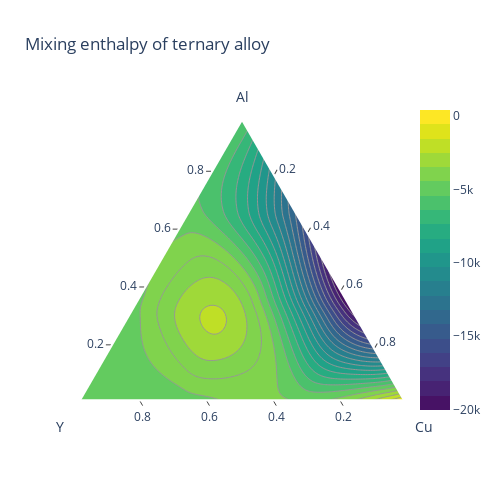

Notebook cell for this chart:
### Markdown cell above
<h4 id="Customized-ternary-contour-plot">Customized ternary contour plot<a class="anchor-link" href="#Customized-ternary-contour-plot">¶</a></h4>

### Code cell
import plotly.figure_factory as ff
import numpy as np
Al = np.array([0. , 0. , 0., 0., 1./3, 1./3, 1./3, 2./3, 2./3, 1.])
Cu = np.array([0., 1./3, 2./3, 1., 0., 1./3, 2./3, 0., 1./3, 0.])
Y = 1 - Al - Cu
# synthetic data for mixing enthalpy
# See https://pycalphad.org/docs/latest/examples/TernaryExamples.html
enthalpy = 2.e6 * (Al - 0.01) * Cu * (Al - 0.52) * (Cu - 0.48) * (Y - 1)**2 - 5000
fig = ff.create_ternary_contour(np.array([Al, Y, Cu]), enthalpy,
                                pole_labels=['Al', 'Y', 'Cu'],
                                interp_mode='cartesian',
                                ncontours=20,
                                colorscale='Viridis',
                                showscale=True,
                                title='Mixing enthalpy of ternary alloy')
fig.show()

### Figure 1 — Plotly figure (JSON) as saved in the notebook; plotly's stock layout.template omitted (floating-point values rounded to 4 significant figures; data arrays with more than 128 entries replaced by an {"elided": "..."} marker saying what was removed)
{"data": [{"a": [1, 0, 0], "b": [0, 1, 0], "c": [0, 0, 1], "fill": "toself", "fillcolor": "rgb(253.0, 231.0, 37.0)", "hoverinfo": "skip", "line": {"color": "rgb(150, 150, 150)", "shape": "spline", "width": 1}, "mode": "lines", "name": "408.000", "showlegend": true, "type": "scatterternary"}, {"a": {"elided": "602 float values"}, "b": {"elided": "602 float values"}, "c": {"elided": "602 float values"}, "fill": "toself", "fillcolor": "rgb(223.047619047619, 226.95238095238093, 27.285714285714278)", "hoverinfo": "skip", "line": {"color": "rgb(150, 150, 150)", "shape": "spline", "width": 1}, "mode": "lines", "name": "-564.849", "showlegend": true, "type": "scatterternary"}, {"a": {"elided": "608 float values"}, "b": {"elided": "608 float values"}, "c": {"elided": "608 float values"}, "fill": "toself", "fillcolor": "rgb(191.0446428571428, 222.51785714285714, 38.34821428571432)", "hoverinfo": "skip", "line": {"color": "rgb(150, 150, 150)", "shape": "spline", "width": 1}, "mode": "lines", "name": "-1537.698", "showlegend": true, "type": "scatterternary"}, {"a": {"elided": "615 float values"}, "b": {"elided": "615 float values"}, "c": {"elided": "615 float values"}, "fill": "toself", "fillcolor": "rgb(159.0892857142857, 217.28571428571428, 57.160714285714306)", "hoverinfo": "skip", "line": {"color": "rgb(150, 150, 150)", "shape": "spline", "width": 1}, "mode": "lines", "name": "-2510.547", "showlegend": true, "type": "scatterternary"}, {"a": {"elided": "624 float values"}, "b": {"elided": "624 float values"}, "c": {"elided": "624 float values"}, "fill": "toself", "fillcolor": "rgb(128.26785714285717, 210.91964285714286, 77.25892857142856)", "hoverinfo": "skip", "line": {"color": "rgb(150, 150, 150)", "shape": "spline", "width": 1}, "mode": "lines", "name": "-3483.396", "showlegend": true, "type": "scatterternary"}, {"a": {"elided": "691 float values"}, "b": {"elided": "691 float values"}, "c": {"elided": "691 float values"}, "fill": "toself", "fillcolor": "rgb(99.42857142857142, 202.57142857142856, 94.71428571428572)", "hoverinfo": "skip", "line": {"color": "rgb(150, 150, 150)", "shape": "spline", "width": 1}, "mode": "lines", "name": "-4456.245", "showlegend": true, "type": "scatterternary"}, {"a": {"elided": "615 float values"}, "b": {"elided": "615 float values"}, "c": {"elided": "615 float values"}, "fill": "toself", "fillcolor": "rgb(74.90178571428567, 192.99107142857142, 108.4732142857143)", "hoverinfo": "skip", "line": {"color": "rgb(150, 150, 150)", "shape": "spline", "width": 1}, "mode": "lines", "name": "-5429.093", "showlegend": true, "type": "scatterternary"}, {"a": {"elided": "563 float values"}, "b": {"elided": "563 float values"}, "c": {"elided": "563 float values"}, "fill": "toself", "fillcolor": "rgb(54.374999999999986, 182.75, 119.875)", "hoverinfo": "skip", "line": {"color": "rgb(150, 150, 150)", "shape": "spline", "width": 1}, "mode": "lines", "name": "-6401.942", "showlegend": true, "type": "scatterternary"}, {"a": {"elided": "521 float values"}, "b": {"elided": "521 float values"}, "c": {"elided": "521 float values"}, "fill": "toself", "fillcolor": "rgb(38.79464285714286, 172.125, 129.07142857142856)", "hoverinfo": "skip", "line": {"color": "rgb(150, 150, 150)", "shape": "spline", "width": 1}, "mode": "lines", "name": "-7374.791", "showlegend": true, "type": "scatterternary"}, {"a": {"elided": "485 float values"}, "b": {"elided": "485 float values"}, "c": {"elided": "485 float values"}, "fill": "toself", "fillcolor": "rgb(31.96428571428571, 161.5, 135.14285714285714)", "hoverinfo": "skip", "line": {"color": "rgb(150, 150, 150)", "shape": "spline", "width": 1}, "mode": "lines", "name": "-8347.640", "showlegend": true, "type": "scatterternary"}, {"a": {"elided": "295 float values"}, "b": {"elided": "295 float values"}, "c": {"elided": "295 float values"}, "fill": "toself", "fillcolor": "rgb(128.26785714285717, 210.91964285714286, 77.25892857142856)", "hoverinfo": "skip", "line": {"color": "rgb(150, 150, 150)", "shape": "spline", "width": 1}, "mode": "lines", "name": "-3483.396", "showlegend": true, "type": "scatterternary"}, {"a": {"elided": "453 float values"}, "b": {"elided": "453 float values"}, "c": {"elided": "453 float values"}, "fill": "toself", "fillcolor": "rgb(32.30357142857143, 150.22321428571428, 138.60714285714286)", "hoverinfo": "skip", "line": {"color": "rgb(150, 150, 150)", "shape": "spline", "width": 1}, "mode": "lines", "name": "-9320.489", "showlegend": true, "type": "scatterternary"}, {"a": {"elided": "421 float values"}, "b": {"elided": "421 float values"}, "c": {"elided": "421 float values"}, "fill": "toself", "fillcolor": "rgb(35.05357142857143, 138.83928571428572, 140.82142857142858)", "hoverinfo": "skip", "line": {"color": "rgb(150, 150, 150)", "shape": "spline", "width": 1}, "mode": "lines", "name": "-10293.338", "showlegend": true, "type": "scatterternary"}, {"a": {"elided": "387 float values"}, "b": {"elided": "387 float values"}, "c": {"elided": "387 float values"}, "fill": "toself", "fillcolor": "rgb(39.017857142857146, 127.28571428571428, 142.0)", "hoverinfo": "skip", "line": {"color": "rgb(150, 150, 150)", "shape": "spline", "width": 1}, "mode": "lines", "name": "-11266.187", "showlegend": true, "type": "scatterternary"}, {"a": {"elided": "298 float values"}, "b": {"elided": "298 float values"}, "c": {"elided": "298 float values"}, "fill": "toself", "fillcolor": "rgb(99.42857142857142, 202.57142857142856, 94.71428571428572)", "hoverinfo": "skip", "line": {"color": "rgb(150, 150, 150)", "shape": "spline", "width": 1}, "mode": "lines", "name": "-4456.245", "showlegend": true, "type": "scatterternary"}, {"a": {"elided": "359 float values"}, "b": {"elided": "359 float values"}, "c": {"elided": "359 float values"}, "fill": "toself", "fillcolor": "rgb(43.57142857142857, 115.14285714285714, 142.0)", "hoverinfo": "skip", "line": {"color": "rgb(150, 150, 150)", "shape": "spline", "width": 1}, "mode": "lines", "name": "-12239.036", "showlegend": true, "type": "scatterternary"}, {"a": {"elided": "203 float values"}, "b": {"elided": "203 float values"}, "c": {"elided": "203 float values"}, "fill": "toself", "fillcolor": "rgb(159.0892857142857, 217.28571428571428, 57.160714285714306)", "hoverinfo": "skip", "line": {"color": "rgb(150, 150, 150)", "shape": "spline", "width": 1}, "mode": "lines", "name": "-2510.547", "showlegend": true, "type": "scatterternary"}, {"a": {"elided": "325 float values"}, "b": {"elided": "325 float values"}, "c": {"elided": "325 float values"}, "fill": "toself", "fillcolor": "rgb(48.8125, 103.6875, 141.3125)", "hoverinfo": "skip", "line": {"color": "rgb(150, 150, 150)", "shape": "spline", "width": 1}, "mode": "lines", "name": "-13211.885", "showlegend": true, "type": "scatterternary"}, {"a": {"elided": "293 float values"}, "b": {"elided": "293 float values"}, "c": {"elided": "293 float values"}, "fill": "toself", "fillcolor": "rgb(54.57142857142857, 91.41071428571428, 140.10714285714286)", "hoverinfo": "skip", "line": {"color": "rgb(150, 150, 150)", "shape": "spline", "width": 1}, "mode": "lines", "name": "-14184.734", "showlegend": true, "type": "scatterternary"}, {"a": {"elided": "259 float values"}, "b": {"elided": "259 float values"}, "c": {"elided": "259 float values"}, "fill": "toself", "fillcolor": "rgb(60.4375, 78.30357142857143, 137.97321428571428)", "hoverinfo": "skip", "line": {"color": "rgb(150, 150, 150)", "shape": "spline", "width": 1}, "mode": "lines", "name": "-15157.583", "showlegend": true, "type": "scatterternary"}, {"a": {"elided": "227 float values"}, "b": {"elided": "227 float values"}, "c": {"elided": "227 float values"}, "fill": "toself", "fillcolor": "rgb(65.75, 64.64285714285714, 134.17857142857142)", "hoverinfo": "skip", "line": {"color": "rgb(150, 150, 150)", "shape": "spline", "width": 1}, "mode": "lines", "name": "-16130.432", "showlegend": true, "type": "scatterternary"}, {"a": {"elided": "191 float values"}, "b": {"elided": "191 float values"}, "c": {"elided": "191 float values"}, "fill": "toself", "fillcolor": "rgb(69.61607142857143, 50.25892857142857, 126.04464285714286)", "hoverinfo": "skip", "line": {"color": "rgb(150, 150, 150)", "shape": "spline", "width": 1}, "mode": "lines", "name": "-17103.280", "showlegend": true, "type": "scatterternary"}, {"a": [0.3359, 0.3375, 0.3384, 0.3385, 0.3379, 0.3365, 0.335, 0.3343, 0.3312, 0.33, 0.3267, 0.325, 0.3203, 0.32, 0.315, 0.31, 0.3081, 0.305, 0.3, 0.295, 0.29, 0.285, 0.2834, 0.28, 0.275, 0.27, 0.2687, 0.265, 0.26, 0.2597, 0.255, 0.2531, 0.25, 0.2479, 0.245, 0.244, 0.2412, 0.24, 0.2394, 0.2386, 0.2387, 0.2398, 0.24, 0.2419, 0.245, 0.2451, 0.2497, 0.25, 0.255, 0.2565, 0.26, 0.265, 0.2669, 0.27, 0.275, 0.28, 0.285, 0.29, 0.295, 0.3, 0.305, 0.3081, 0.31, 0.315, 0.3186, 0.32, 0.325, 0.3253, 0.33, 0.33, 0.3334, 0.335, 0.3359], "b": [0.4071, 0.4112, 0.4158, 0.4207, 0.426, 0.4317, 0.4361, 0.4378, 0.4444, 0.4465, 0.4516, 0.4541, 0.4598, 0.4602, 0.4652, 0.4695, 0.4709, 0.4732, 0.4763, 0.4789, 0.4811, 0.4829, 0.4833, 0.4842, 0.485, 0.4856, 0.4856, 0.4856, 0.4852, 0.4851, 0.484, 0.4835, 0.4821, 0.481, 0.4789, 0.478, 0.4744, 0.4717, 0.4703, 0.4657, 0.4606, 0.4551, 0.4544, 0.4491, 0.4426, 0.4425, 0.4351, 0.4348, 0.4285, 0.4268, 0.4231, 0.4182, 0.4165, 0.414, 0.4103, 0.407, 0.4041, 0.4016, 0.3995, 0.3978, 0.3965, 0.396, 0.3957, 0.3955, 0.3957, 0.3959, 0.3973, 0.3974, 0.4, 0.4, 0.4033, 0.4057, 0.4071], "c": [0.2571, 0.2512, 0.2458, 0.2407, 0.236, 0.2317, 0.2289, 0.2278, 0.2244, 0.2235, 0.2216, 0.2209, 0.2198, 0.2198, 0.2198, 0.2205, 0.2209, 0.2218, 0.2237, 0.2261, 0.2289, 0.2321, 0.2333, 0.2358, 0.24, 0.2444, 0.2456, 0.2494, 0.2548, 0.2551, 0.261, 0.2635, 0.2679, 0.271, 0.2761, 0.278, 0.2844, 0.2883, 0.2903, 0.2957, 0.3006, 0.3051, 0.3056, 0.3091, 0.3124, 0.3125, 0.3151, 0.3152, 0.3165, 0.3168, 0.3169, 0.3168, 0.3165, 0.316, 0.3147, 0.313, 0.3109, 0.3084, 0.3055, 0.3022, 0.2985, 0.296, 0.2943, 0.2895, 0.2857, 0.2841, 0.2777, 0.2774, 0.27, 0.27, 0.2633, 0.2593, 0.2571], "fill": "toself", "fillcolor": "rgb(191.0446428571428, 222.51785714285714, 38.34821428571432)", "hoverinfo": "skip", "line": {"color": "rgb(150, 150, 150)", "shape": "spline", "width": 1}, "mode": "lines", "name": "-1537.698", "showlegend": true, "type": "scatterternary"}, {"a": {"elided": "157 float values"}, "b": {"elided": "157 float values"}, "c": {"elided": "157 float values"}, "fill": "toself", "fillcolor": "rgb(71.48214285714286, 34.875, 114.80357142857143)", "hoverinfo": "skip", "line": {"color": "rgb(150, 150, 150)", "shape": "spline", "width": 1}, "mode": "lines", "name": "-18076.129", "showlegend": true, "type": "scatterternary"}, {"a": [0.47, 0.465, 0.4601, 0.46, 0.455, 0.4501, 0.45, 0.445, 0.4402, 0.44, 0.435, 0.4302, 0.43, 0.425, 0.4202, 0.42, 0.415, 0.4103, 0.41, 0.405, 0.4003, 0.4, 0.395, 0.3903, 0.39, 0.385, 0.3803, 0.38, 0.375, 0.3703, 0.37, 0.365, 0.3603, 0.36, 0.355, 0.3503, 0.35, 0.345, 0.3403, 0.34, 0.335, 0.3302, 0.33, 0.325, 0.3202, 0.32, 0.315, 0.3101, 0.31, 0.305, 0.3001, 0.3, 0.295, 0.29, 0.29, 0.2887, 0.29, 0.2929, 0.295, 0.2975, 0.3, 0.3026, 0.305, 0.3083, 0.31, 0.3145, 0.315, 0.32, 0.3213, 0.325, 0.3287, 0.33, 0.335, 0.3362, 0.34, 0.3443, 0.345, 0.35, 0.3531, 0.355, 0.36, 0.3626, 0.365, 0.37, 0.3728, 0.375, 0.38, 0.3839, 0.385, 0.39, 0.395, 0.3959, 0.4, 0.405, 0.4091, 0.41, 0.415, 0.42, 0.4236, 0.425, 0.43, 0.435, 0.4397, 0.44, 0.445, 0.45, 0.455, 0.4579, 0.46, 0.465, 0.47, 0.4701, 0.47], "b": [0.004944, 0.007466, 0.004949, 0.004898, 0.007422, 0.004928, 0.004857, 0.007382, 0.00491, 0.00482, 0.007347, 0.004894, 0.004788, 0.007316, 0.004881, 0.004762, 0.007291, 0.00487, 0.00474, 0.007271, 0.004861, 0.004723, 0.007256, 0.004856, 0.004712, 0.007246, 0.004853, 0.004706, 0.007243, 0.004853, 0.004706, 0.007245, 0.004856, 0.004712, 0.007254, 0.004862, 0.004725, 0.007269, 0.004872, 0.004745, 0.007292, 0.004886, 0.004772, 0.007322, 0.004904, 0.004808, 0.007361, 0.004928, 0.004855, 0.007412, 0.004957, 0.004913, 0.007474, 0.004991, 0.004983, 0.005673, 0.006632, 0.008571, 0.009849, 0.01125, 0.01249, 0.0137, 0.01465, 0.01587, 0.01643, 0.01775, 0.01788, 0.01906, 0.01934, 0.02002, 0.02067, 0.02089, 0.02171, 0.02189, 0.02238, 0.02283, 0.0229, 0.02328, 0.02345, 0.02354, 0.02369, 0.02372, 0.02373, 0.02368, 0.02361, 0.02354, 0.02331, 0.02307, 0.02299, 0.0226, 0.02214, 0.02204, 0.0216, 0.02099, 0.02045, 0.02033, 0.01959, 0.0188, 0.01819, 0.01795, 0.01705, 0.01609, 0.01514, 0.01508, 0.01402, 0.01291, 0.01176, 0.01107, 0.01056, 0.009309, 0.008019, 0.004972, 0.004944], "c": [0.5251, 0.5275, 0.5349, 0.5351, 0.5376, 0.5449, 0.5451, 0.5476, 0.5549, 0.5552, 0.5577, 0.5649, 0.5652, 0.5677, 0.5749, 0.5752, 0.5777, 0.5849, 0.5853, 0.5877, 0.5949, 0.5953, 0.5977, 0.6049, 0.6053, 0.6078, 0.6149, 0.6153, 0.6178, 0.6249, 0.6253, 0.6278, 0.6349, 0.6353, 0.6377, 0.6449, 0.6453, 0.6477, 0.6549, 0.6553, 0.6577, 0.6649, 0.6652, 0.6677, 0.6749, 0.6752, 0.6776, 0.6849, 0.6851, 0.6876, 0.695, 0.6951, 0.6975, 0.705, 0.705, 0.7057, 0.7034, 0.6986, 0.6952, 0.6913, 0.6875, 0.6837, 0.6803, 0.6759, 0.6736, 0.6677, 0.6671, 0.6609, 0.6593, 0.655, 0.6507, 0.6491, 0.6433, 0.6419, 0.6376, 0.6328, 0.6321, 0.6267, 0.6234, 0.6215, 0.6163, 0.6137, 0.6113, 0.6063, 0.6036, 0.6015, 0.5967, 0.5931, 0.592, 0.5874, 0.5829, 0.582, 0.5784, 0.574, 0.5704, 0.5697, 0.5654, 0.5612, 0.5582, 0.557, 0.553, 0.5489, 0.5451, 0.5449, 0.541, 0.5371, 0.5332, 0.5311, 0.5294, 0.5257, 0.522, 0.525, 0.5251], "fill": "toself", "fillcolor": "rgb(71.03571428571429, 18.455357142857142, 100.69642857142857)", "hoverinfo": "skip", "line": {"color": "rgb(150, 150, 150)", "shape": "spline", "width": 1}, "mode": "lines", "name": "-19048.978", "showlegend": true, "type": "scatterternary"}, {"a": [0, 0, 0, 0, 0.3333, 0.3333, 0.3333, 0.6667, 0.6667, 1], "b": [1, 0.6667, 0.3333, 0, 0.6667, 0.3333, 1.11e-16, 0.3333, 5.551e-17, 0], "c": [0, 0.3333, 0.6667, 1, 0, 0.3333, 0.6667, 0, 0.3333, 0], "hovertemplate": "Al: %{a:.3f}<br>Y: %{b:.3f}<br>Cu: %{c:.3f}<br>z: %{marker.color:.3f}<extra></extra>", "marker": {"color": [-5000, -5056.0, -4425.0, 408, -5000, -2377.0, -20020.0, -5000, -14420.0, -5000], "colorscale": [[0, "#440154"], [0.1111, "#482878"], [0.2222, "#3e4989"], [0.3333, "#31688e"], [0.4444, "#26828e"], [0.5556, "#1f9e89"], [0.6667, "#35b779"], [0.7778, "#6ece58"], [0.8889, "#b5de2b"], [1, "#fde725"]], "line": {"color": "rgb(120, 120, 120)", "width": 1}}, "mode": "markers", "opacity": 0, "type": "scatterternary"}, {"a": [null], "b": [null], "c": [null], "marker": {"cmax": 408, "cmin": -20020.0, "colorscale": [[0, "rgb(71.03571428571429, 18.455357142857142, 100.69642857142857)"], [0.04762, "rgb(71.03571428571429, 18.455357142857142, 100.69642857142857)"], [0.04762, "rgb(71.48214285714286, 34.875, 114.80357142857143)"], [0.09524, "rgb(71.48214285714286, 34.875, 114.80357142857143)"], [0.09524, "rgb(69.61607142857143, 50.25892857142857, 126.04464285714286)"], [0.1429, "rgb(69.61607142857143, 50.25892857142857, 126.04464285714286)"], [0.1429, "rgb(65.75, 64.64285714285714, 134.17857142857142)"], [0.1905, "rgb(65.75, 64.64285714285714, 134.17857142857142)"], [0.1905, "rgb(60.4375, 78.30357142857143, 137.97321428571428)"], [0.2381, "rgb(60.4375, 78.30357142857143, 137.97321428571428)"], [0.2381, "rgb(54.57142857142857, 91.41071428571428, 140.10714285714286)"], [0.2857, "rgb(54.57142857142857, 91.41071428571428, 140.10714285714286)"], [0.2857, "rgb(48.8125, 103.6875, 141.3125)"], [0.3333, "rgb(48.8125, 103.6875, 141.3125)"], [0.3333, "rgb(43.57142857142857, 115.14285714285714, 142.0)"], [0.381, "rgb(43.57142857142857, 115.14285714285714, 142.0)"], [0.381, "rgb(39.017857142857146, 127.28571428571428, 142.0)"], [0.4286, "rgb(39.017857142857146, 127.28571428571428, 142.0)"], [0.4286, "rgb(35.05357142857143, 138.83928571428572, 140.82142857142858)"], [0.4762, "rgb(35.05357142857143, 138.83928571428572, 140.82142857142858)"], [0.4762, "rgb(32.30357142857143, 150.22321428571428, 138.60714285714286)"], [0.5238, "rgb(32.30357142857143, 150.22321428571428, 138.60714285714286)"], [0.5238, "rgb(31.96428571428571, 161.5, 135.14285714285714)"], [0.5714, "rgb(31.96428571428571, 161.5, 135.14285714285714)"], [0.5714, "rgb(38.79464285714286, 172.125, 129.07142857142856)"], [0.619, "rgb(38.79464285714286, 172.125, 129.07142857142856)"], [0.619, "rgb(54.374999999999986, 182.75, 119.875)"], [0.6667, "rgb(54.374999999999986, 182.75, 119.875)"], [0.6667, "rgb(74.90178571428567, 192.99107142857142, 108.4732142857143)"], [0.7143, "rgb(74.90178571428567, 192.99107142857142, 108.4732142857143)"], [0.7143, "rgb(99.42857142857142, 202.57142857142856, 94.71428571428572)"], [0.7619, "rgb(99.42857142857142, 202.57142857142856, 94.71428571428572)"], [0.7619, "rgb(128.26785714285717, 210.91964285714286, 77.25892857142856)"], [0.8095, "rgb(128.26785714285717, 210.91964285714286, 77.25892857142856)"], [0.8095, "rgb(159.0892857142857, 217.28571428571428, 57.160714285714306)"], [0.8571, "rgb(159.0892857142857, 217.28571428571428, 57.160714285714306)"], [0.8571, "rgb(191.0446428571428, 222.51785714285714, 38.34821428571432)"], [0.9048, "rgb(191.0446428571428, 222.51785714285714, 38.34821428571432)"], [0.9048, "rgb(223.047619047619, 226.95238095238093, 27.285714285714278)"], [0.9524, "rgb(223.047619047619, 226.95238095238093, 27.285714285714278)"], [0.9524, "rgb(253.0, 231.0, 37.0)"], [1, "rgb(253.0, 231.0, 37.0)"], [1, "rgb(253.0, 231.0, 37.0)"]], "showscale": true}, "mode": "markers", "type": "scatterternary"}], "layout": {"height": 500, "showlegend": false, "ternary": {"aaxis": {"linewidth": 2, "min": 0.01, "ticks": "outside", "title": {"text": "Al"}}, "baxis": {"linewidth": 2, "min": 0.01, "ticks": "outside", "title": {"text": "Y"}}, "caxis": {"linewidth": 2, "min": 0.01, "ticks": "outside", "title": {"text": "Cu"}}, "sum": 1}, "title": {"text": "Mixing enthalpy of ternary alloy"}, "width": 500}}
